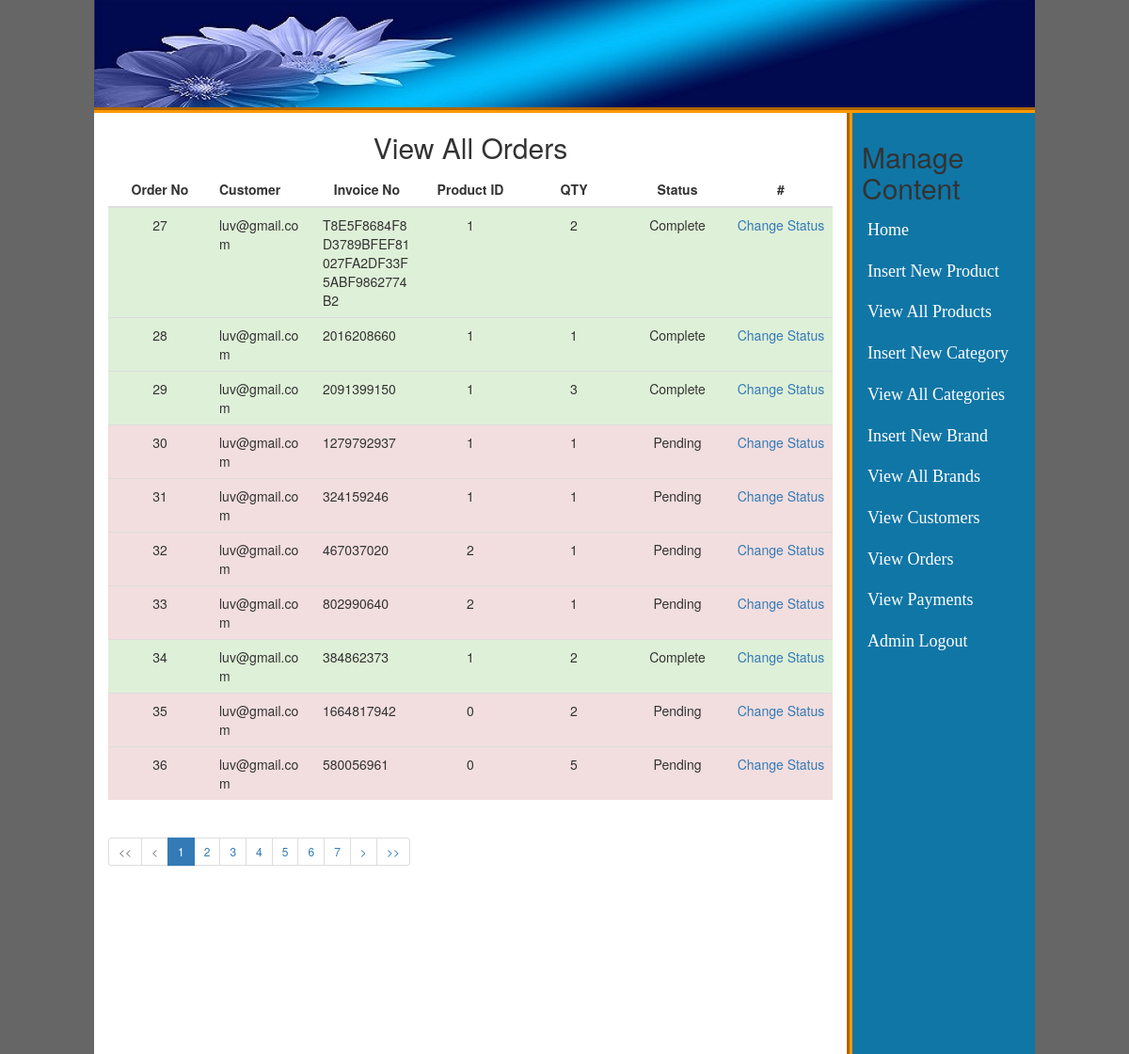
/admin_area/index.php?view_orders (signed in), run on the app's committed database.
### tables this page shows
CREATE TABLE `customer_orders` (
  `order_id` int(10) NOT NULL,
  `customer_id` int(10) NOT NULL,
  `due_amount` double(20,2) NOT NULL,
  `invoice_no` varchar(100) NOT NULL,
  `qty` int(20) NOT NULL,
  `product_id` int(100) NOT NULL,
  `order_date` timestamp NOT NULL DEFAULT CURRENT_TIMESTAMP ON UPDATE CURRENT_TIMESTAMP,
  `order_status` varchar(255) NOT NULL DEFAULT 'Pending'
);

CREATE TABLE `customers` (
  `customer_id` int(10) NOT NULL,
  `customer_name` varchar(100) NOT NULL,
  `customer_email` varchar(100) NOT NULL,
  `customer_pass` varchar(100) NOT NULL,
  `customer_country` text NOT NULL,
  `customer_city` text NOT NULL,
  `customer_contact` int(100) NOT NULL,
  `customer_address` text NOT NULL,
  `pincode` int(11) NOT NULL,
  `token` varchar(500) NOT NULL
);

### admin_area/view_orders.php (the view, shortened to what this page needs)
<?php
if(!isset($_SESSION['admin_email'])){
	echo "<script>window.open('login.php','_self')</script>";
}
else {
?>
<h2 class="text-center">View All Orders</h2>
<div class="container" style="width:100%;">
 <?php
              include("includes/db.php");
				$limit = 10;
				$adjacents = 4;
				$sql = "SELECT COUNT(*) 'total_rows' FROM `customer_orders`";
				$res = mysqli_fetch_object(mysqli_query($con, $sql));
				$total_rows = $res->total_rows;
				$total_pages = ceil($total_rows / $limit);
				if(isset($_GET['page']) && $_GET['page'] != "") {
					$page = $_GET['page'];
					$offset = $limit * ($page-1);
				} else {
					$page = 1;
					$offset = 0;
				}
				$query  = "select * from customer_orders limit $offset, $limit";
				$result = mysqli_query($con, $query);
				if(mysqli_num_rows($result) > 0) { ?>
<div class="table-responsive">
<table class="table table-striped table-hover">
<thead>
<tr align="center">
<th style="text-align:center">Order No</th>
<th style="text-align:left">Customer</th>
<th  style="text-align:center">Invoice No</th>
<th  style="text-align:center">Product ID</th>
<th  style="text-align:center">QTY</th>
<th  style="text-align:center">Status</th>
<th  style="text-align:center">#</th>
</tr>
</thead>
<tbody>
<?php
while($row_orders = mysqli_fetch_array($result)){
	$order_id = $row_orders['order_id'];
	$c_id = $row_orders['customer_id'];
	$invoice = $row_orders['invoice_no'];
	$p_id = $row_orders['product_id'];
	$qty = $row_orders['qty'];
	$status = $row_orders['order_status'];
?>
<tr align="center" class="<?php  if($status == 'Pending'){ echo 'danger'; }else{ echo 'success';} ?>">
<td><?php echo $order_id; ?></td>
<td  style="text-align:left;word-wrap:break-word;">
<?php
$get_customer = "select * from customers where customer_id='$c_id'";
$run_customer = mysqli_query($con, $get_customer);
$row_customer = mysqli_fetch_array($run_customer);
$customer_email = $row_customer['customer_email'];
echo $customer_email;
?>
</td>
<td style="text-align:left;word-wrap:break-word;"><?php echo $invoice; ?></td>
<td><?php echo $p_id; ?></td>
<td><?php echo $qty; ?></td>
<td><?php echo $status; ?></td>
<td><a href="change_order_status.php?change_order_status=<?php echo $order_id; ?>&status=<?php echo $status; ?>">Change Status</a></td>
</tr>
<?php } ?>
</tbody>
</table>
</div>
<?php
				}
				if($total_pages <= (1+($adjacents * 2))) {
					$start = 1;
					$end   = $total_pages;
				}
				?>
				<?php if($total_pages > 1) { ?>
					<ul class="pagination pagination-sm justify-content-center">
						<li class='page-item <?php ($page <= 1 ? print 'disabled' : '')?>'>
							<a class='page-link' href='?view_orders&page=1'>&lt;&lt;</a>
						</li>
						<li class='page-item <?php ($page <= 1 ? print 'disabled' : '')?>'>
							<a class='page-link' href='?view_orders&page=<?php ($page>1 ? print($page-1) : print 1)?>'>&lt;</a>
						</li>
						<?php for($i=$start; $i<=$end; $i++) { ?>
						<li class='page-item <?php ($i == $page ? print 'active' : '')?>'>
							<a class='page-link' href='?view_orders&page=<?php echo $i;?>'><?php echo $i;?></a>
						</li>
						<?php } ?>
						<li class='page-item <?php ($page >= $total_pages ? print 'disabled' : '')?>'>
							<a class='page-link' href='?view_orders&page=<?php ($page < $total_pages ? print($page+1) : print $total_pages)?>'>&gt;</a>
						</li>
						<li class='page-item <?php ($page >= $total_pages ? print 'disabled' : '')?>'>
							<a class='page-link' href='?view_orders&page=<?php echo $total_pages;?>'>&gt;&gt;</a>
						</li>
					</ul>
				<?php } ?>
</div>
<?php } ?>

### admin_area/styles/style.css (style rules this page uses)
html, body, div, span, applet, object, iframe, h1, h2, h3, h4, h5, h6, p, blockquote, pre, a, abbr, acronym, address, big, cite, code, del, dfn, em, img, ins, kbd, q, s, samp, small, strike, strong, sub, sup, tt, var, b, u, i, center, dl, dt, dd, ol, ul, li, fieldset, form, label, legend, table, caption, tbody, tfoot, thead, tr, th, td, article, aside, canvas, details, embed, figure, figcaption, footer, header, hgroup, menu, nav, output, ruby, section, summary, time, mark, audio, video { margin: 0; padding: 0; border: 0; vertical-align: baseline; }
body { background: #666 !important; }

### admin_area/view_orders.php (style rules this page uses)
table { table-layout: fixed; }

### data on the page
customer_orders: order_id "27", customer.customer_email "luv@gmail.com", invoice_no "T8E5F8684F8D3789BFEF81027FA2DF33F5ABF9862774B2", product "1", qty "2", order_status "Complete"
customer_orders: order_id "28", customer.customer_email "luv@gmail.com", invoice_no "2016208660", product "1", qty "1", order_status "Complete"
customer_orders: order_id "29", customer.customer_email "luv@gmail.com", invoice_no "2091399150", product "1", qty "3", order_status "Complete"
customer_orders: order_id "30", customer.customer_email "luv@gmail.com", invoice_no "1279792937", product "1", qty "1", order_status "Pending"
customer_orders: order_id "31", customer.customer_email "luv@gmail.com", invoice_no "324159246", product "1", qty "1", order_status "Pending"
customer_orders: order_id "32", customer.customer_email "luv@gmail.com", invoice_no "467037020", product "2", qty "1", order_status "Pending"
customer_orders: order_id "33", customer.customer_email "luv@gmail.com", invoice_no "802990640", product "2", qty "1", order_status "Pending"
customer_orders: order_id "34", customer.customer_email "luv@gmail.com", invoice_no "384862373", product "1", qty "2", order_status "Complete"
customer_orders: order_id "35", customer.customer_email "luv@gmail.com", invoice_no "1664817942", product "0", qty "2", order_status "Pending"
customer_orders: order_id "36", customer.customer_email "luv@gmail.com", invoice_no "580056961", product "0", qty "5", order_status "Pending"
